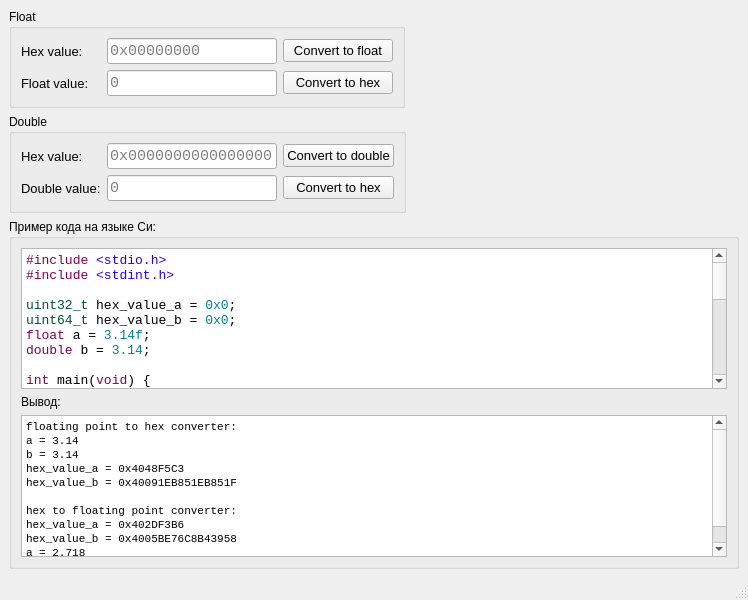
<?xml version="1.0" encoding="UTF-8"?>
<ui version="4.0">
 <class>hex_to_float_double</class>
 <widget class="QMainWindow" name="hex_to_float_double">
  <property name="geometry">
   <rect>
    <x>0</x>
    <y>0</y>
    <width>748</width>
    <height>600</height>
   </rect>
  </property>
  <property name="windowTitle">
   <string>HEX to Float/Double</string>
  </property>
  <property name="windowIcon">
   <iconset resource="../resources/images.qrc">
    <normaloff>:/app3.ico</normaloff>:/app3.ico</iconset>
  </property>
  <widget class="QWidget" name="centralwidget">
   <layout class="QVBoxLayout" name="verticalLayout_4">
    <item>
     <layout class="QHBoxLayout" name="horizontalLayout">
      <item>
       <widget class="QGroupBox" name="groupBox">
        <property name="title">
         <string>Float</string>
        </property>
        <layout class="QVBoxLayout" name="verticalLayout_2">
         <item>
          <layout class="QGridLayout" name="gridLayout">
           <item row="0" column="1">
            <widget class="QLineEdit" name="lineEdit_float_hex">
             <property name="sizePolicy">
              <sizepolicy hsizetype="Expanding" vsizetype="Fixed">
               <horstretch>0</horstretch>
               <verstretch>0</verstretch>
              </sizepolicy>
             </property>
             <property name="minimumSize">
              <size>
               <width>170</width>
               <height>0</height>
              </size>
             </property>
             <property name="maximumSize">
              <size>
               <width>500</width>
               <height>16777215</height>
              </size>
             </property>
             <property name="font">
              <font>
               <family>Consolas</family>
               <pointsize>11</pointsize>
              </font>
             </property>
             <property name="placeholderText">
              <string>0x00000000</string>
             </property>
            </widget>
           </item>
           <item row="1" column="1">
            <widget class="QLineEdit" name="lineEdit_float_value">
             <property name="sizePolicy">
              <sizepolicy hsizetype="Expanding" vsizetype="Fixed">
               <horstretch>0</horstretch>
               <verstretch>0</verstretch>
              </sizepolicy>
             </property>
             <property name="minimumSize">
              <size>
               <width>170</width>
               <height>0</height>
              </size>
             </property>
             <property name="maximumSize">
              <size>
               <width>500</width>
               <height>16777215</height>
              </size>
             </property>
             <property name="font">
              <font>
               <family>Consolas</family>
               <pointsize>11</pointsize>
              </font>
             </property>
             <property name="text">
              <string/>
             </property>
             <property name="placeholderText">
              <string>0</string>
             </property>
            </widget>
           </item>
           <item row="1" column="2">
            <widget class="QPushButton" name="pushButton_convert_to_hex_f">
             <property name="sizePolicy">
              <sizepolicy hsizetype="Expanding" vsizetype="Fixed">
               <horstretch>0</horstretch>
               <verstretch>0</verstretch>
              </sizepolicy>
             </property>
             <property name="minimumSize">
              <size>
               <width>110</width>
               <height>0</height>
              </size>
             </property>
             <property name="maximumSize">
              <size>
               <width>500</width>
               <height>16777215</height>
              </size>
             </property>
             <property name="font">
              <font>
               <pointsize>10</pointsize>
              </font>
             </property>
             <property name="text">
              <string>Convert to hex</string>
             </property>
            </widget>
           </item>
           <item row="0" column="0">
            <widget class="QLabel" name="label">
             <property name="sizePolicy">
              <sizepolicy hsizetype="Expanding" vsizetype="Preferred">
               <horstretch>0</horstretch>
               <verstretch>0</verstretch>
              </sizepolicy>
             </property>
             <property name="minimumSize">
              <size>
               <width>80</width>
               <height>0</height>
              </size>
             </property>
             <property name="maximumSize">
              <size>
               <width>100</width>
               <height>16777215</height>
              </size>
             </property>
             <property name="font">
              <font>
               <pointsize>10</pointsize>
              </font>
             </property>
             <property name="text">
              <string>Hex value:</string>
             </property>
            </widget>
           </item>
           <item row="1" column="0">
            <widget class="QLabel" name="label_2">
             <property name="sizePolicy">
              <sizepolicy hsizetype="Expanding" vsizetype="Preferred">
               <horstretch>0</horstretch>
               <verstretch>0</verstretch>
              </sizepolicy>
             </property>
             <property name="minimumSize">
              <size>
               <width>80</width>
               <height>0</height>
              </size>
             </property>
             <property name="maximumSize">
              <size>
               <width>100</width>
               <height>16777215</height>
              </size>
             </property>
             <property name="font">
              <font>
               <pointsize>10</pointsize>
              </font>
             </property>
             <property name="text">
              <string>Float value:</string>
             </property>
            </widget>
           </item>
           <item row="0" column="2">
            <widget class="QPushButton" name="pushButton_convert_to_float">
             <property name="sizePolicy">
              <sizepolicy hsizetype="Expanding" vsizetype="Fixed">
               <horstretch>0</horstretch>
               <verstretch>0</verstretch>
              </sizepolicy>
             </property>
             <property name="minimumSize">
              <size>
               <width>110</width>
               <height>0</height>
              </size>
             </property>
             <property name="maximumSize">
              <size>
               <width>500</width>
               <height>16777215</height>
              </size>
             </property>
             <property name="font">
              <font>
               <pointsize>10</pointsize>
              </font>
             </property>
             <property name="text">
              <string>Convert to float</string>
             </property>
            </widget>
           </item>
          </layout>
         </item>
        </layout>
       </widget>
      </item>
      <item>
       <spacer name="horizontalSpacer">
        <property name="orientation">
         <enum>Qt::Horizontal</enum>
        </property>
        <property name="sizeHint" stdset="0">
         <size>
          <width>40</width>
          <height>20</height>
         </size>
        </property>
       </spacer>
      </item>
     </layout>
    </item>
    <item>
     <layout class="QHBoxLayout" name="horizontalLayout_2">
      <item>
       <widget class="QGroupBox" name="groupBox_2">
        <property name="title">
         <string>Double</string>
        </property>
        <layout class="QVBoxLayout" name="verticalLayout">
         <item>
          <layout class="QGridLayout" name="gridLayout_2">
           <item row="0" column="1">
            <widget class="QLineEdit" name="lineEdit_Double_hex">
             <property name="sizePolicy">
              <sizepolicy hsizetype="Expanding" vsizetype="Fixed">
               <horstretch>0</horstretch>
               <verstretch>0</verstretch>
              </sizepolicy>
             </property>
             <property name="minimumSize">
              <size>
               <width>170</width>
               <height>0</height>
              </size>
             </property>
             <property name="maximumSize">
              <size>
               <width>500</width>
               <height>16777215</height>
              </size>
             </property>
             <property name="font">
              <font>
               <family>Consolas</family>
               <pointsize>11</pointsize>
              </font>
             </property>
             <property name="placeholderText">
              <string>0x0000000000000000</string>
             </property>
            </widget>
           </item>
           <item row="1" column="0">
            <widget class="QLabel" name="label_4">
             <property name="sizePolicy">
              <sizepolicy hsizetype="Expanding" vsizetype="Preferred">
               <horstretch>0</horstretch>
               <verstretch>0</verstretch>
              </sizepolicy>
             </property>
             <property name="minimumSize">
              <size>
               <width>80</width>
               <height>0</height>
              </size>
             </property>
             <property name="maximumSize">
              <size>
               <width>100</width>
               <height>16777215</height>
              </size>
             </property>
             <property name="font">
              <font>
               <pointsize>10</pointsize>
              </font>
             </property>
             <property name="text">
              <string>Double value:</string>
             </property>
            </widget>
           </item>
           <item row="1" column="2">
            <widget class="QPushButton" name="pushButton_Convert_to_hex_d">
             <property name="sizePolicy">
              <sizepolicy hsizetype="Expanding" vsizetype="Fixed">
               <horstretch>0</horstretch>
               <verstretch>0</verstretch>
              </sizepolicy>
             </property>
             <property name="minimumSize">
              <size>
               <width>110</width>
               <height>0</height>
              </size>
             </property>
             <property name="maximumSize">
              <size>
               <width>500</width>
               <height>16777215</height>
              </size>
             </property>
             <property name="font">
              <font>
               <pointsize>10</pointsize>
              </font>
             </property>
             <property name="text">
              <string>Convert to hex</string>
             </property>
            </widget>
           </item>
           <item row="0" column="0">
            <widget class="QLabel" name="label_3">
             <property name="sizePolicy">
              <sizepolicy hsizetype="Expanding" vsizetype="Preferred">
               <horstretch>0</horstretch>
               <verstretch>0</verstretch>
              </sizepolicy>
             </property>
             <property name="minimumSize">
              <size>
               <width>80</width>
               <height>0</height>
              </size>
             </property>
             <property name="maximumSize">
              <size>
               <width>100</width>
               <height>16777215</height>
              </size>
             </property>
             <property name="font">
              <font>
               <pointsize>10</pointsize>
              </font>
             </property>
             <property name="text">
              <string>Hex value:</string>
             </property>
            </widget>
           </item>
           <item row="1" column="1">
            <widget class="QLineEdit" name="lineEdit_Double_value">
             <property name="sizePolicy">
              <sizepolicy hsizetype="Expanding" vsizetype="Fixed">
               <horstretch>0</horstretch>
               <verstretch>0</verstretch>
              </sizepolicy>
             </property>
             <property name="minimumSize">
              <size>
               <width>170</width>
               <height>0</height>
              </size>
             </property>
             <property name="maximumSize">
              <size>
               <width>500</width>
               <height>16777215</height>
              </size>
             </property>
             <property name="font">
              <font>
               <family>Consolas</family>
               <pointsize>11</pointsize>
              </font>
             </property>
             <property name="text">
              <string/>
             </property>
             <property name="placeholderText">
              <string>0</string>
             </property>
            </widget>
           </item>
           <item row="0" column="2">
            <widget class="QPushButton" name="pushButton_convert_to_double">
             <property name="sizePolicy">
              <sizepolicy hsizetype="Expanding" vsizetype="Fixed">
               <horstretch>0</horstretch>
               <verstretch>0</verstretch>
              </sizepolicy>
             </property>
             <property name="minimumSize">
              <size>
               <width>110</width>
               <height>0</height>
              </size>
             </property>
             <property name="maximumSize">
              <size>
               <width>500</width>
               <height>16777215</height>
              </size>
             </property>
             <property name="font">
              <font>
               <pointsize>10</pointsize>
              </font>
             </property>
             <property name="text">
              <string>Convert to double</string>
             </property>
            </widget>
           </item>
          </layout>
         </item>
        </layout>
       </widget>
      </item>
      <item>
       <spacer name="horizontalSpacer_2">
        <property name="orientation">
         <enum>Qt::Horizontal</enum>
        </property>
        <property name="sizeHint" stdset="0">
         <size>
          <width>40</width>
          <height>20</height>
         </size>
        </property>
       </spacer>
      </item>
     </layout>
    </item>
    <item>
     <widget class="QGroupBox" name="groupBox_3">
      <property name="title">
       <string>Пример кода на языке Си:</string>
      </property>
      <layout class="QVBoxLayout" name="verticalLayout_3">
       <item>
        <widget class="QTextBrowser" name="textBrowser">
         <property name="font">
          <font>
           <family>Consolas</family>
           <pointsize>10</pointsize>
          </font>
         </property>
         <property name="html">
          <string>&lt;!DOCTYPE HTML PUBLIC &quot;-//W3C//DTD HTML 4.0//EN&quot; &quot;http://www.w3.org/TR/REC-html40/strict.dtd&quot;&gt;
&lt;html&gt;&lt;head&gt;&lt;meta name=&quot;qrichtext&quot; content=&quot;1&quot; /&gt;&lt;style type=&quot;text/css&quot;&gt;
p, li { white-space: pre-wrap; }
&lt;/style&gt;&lt;/head&gt;&lt;body style=&quot; font-family:'Consolas'; font-size:10pt; font-weight:400; font-style:normal;&quot;&gt;
&lt;p style=&quot; margin-top:0px; margin-bottom:0px; margin-left:0px; margin-right:0px; -qt-block-indent:0; text-indent:0px;&quot;&gt;&lt;span style=&quot; color:#7f0055;&quot;&gt;#include &lt;/span&gt;&lt;span style=&quot; color:#2800e6;&quot;&gt;&amp;lt;stdio.h&amp;gt;&lt;/span&gt;&lt;/p&gt;
&lt;p style=&quot; margin-top:0px; margin-bottom:0px; margin-left:0px; margin-right:0px; -qt-block-indent:0; text-indent:0px;&quot;&gt;&lt;span style=&quot; color:#7f0055;&quot;&gt;#include&lt;/span&gt;&lt;span style=&quot; color:#aa00ff;&quot;&gt; &lt;/span&gt;&lt;span style=&quot; color:#2800e6;&quot;&gt;&amp;lt;stdint.h&amp;gt;&lt;/span&gt;&lt;/p&gt;
&lt;p style=&quot; margin-top:0px; margin-bottom:0px; margin-left:0px; margin-right:0px; -qt-block-indent:0; text-indent:0px;&quot;&gt;&lt;span style=&quot; color:#aa00ff;&quot;&gt; &lt;/span&gt;&lt;/p&gt;
&lt;p style=&quot; margin-top:0px; margin-bottom:0px; margin-left:0px; margin-right:0px; -qt-block-indent:0; text-indent:0px;&quot;&gt;&lt;span style=&quot; color:#005032;&quot;&gt;uint32_t&lt;/span&gt;&lt;span style=&quot; color:#000000;&quot;&gt; hex_value_a = &lt;/span&gt;&lt;span style=&quot; color:#008092;&quot;&gt;0x0&lt;/span&gt;&lt;span style=&quot; color:#000000;&quot;&gt;;&lt;/span&gt;&lt;/p&gt;
&lt;p style=&quot; margin-top:0px; margin-bottom:0px; margin-left:0px; margin-right:0px; -qt-block-indent:0; text-indent:0px;&quot;&gt;&lt;span style=&quot; color:#005032;&quot;&gt;uint64_t&lt;/span&gt;&lt;span style=&quot; color:#000000;&quot;&gt; hex_value_b = &lt;/span&gt;&lt;span style=&quot; color:#008092;&quot;&gt;0x0&lt;/span&gt;&lt;span style=&quot; color:#000000;&quot;&gt;;&lt;/span&gt;&lt;/p&gt;
&lt;p style=&quot; margin-top:0px; margin-bottom:0px; margin-left:0px; margin-right:0px; -qt-block-indent:0; text-indent:0px;&quot;&gt;&lt;span style=&quot; color:#7f0055;&quot;&gt;float&lt;/span&gt;&lt;span style=&quot; color:#000000;&quot;&gt; a = &lt;/span&gt;&lt;span style=&quot; color:#008092;&quot;&gt;3.14f&lt;/span&gt;&lt;span style=&quot; color:#000000;&quot;&gt;;&lt;/span&gt;&lt;/p&gt;
&lt;p style=&quot; margin-top:0px; margin-bottom:0px; margin-left:0px; margin-right:0px; -qt-block-indent:0; text-indent:0px;&quot;&gt;&lt;span style=&quot; color:#7f0055;&quot;&gt;double&lt;/span&gt;&lt;span style=&quot; color:#000000;&quot;&gt; b = &lt;/span&gt;&lt;span style=&quot; color:#008092;&quot;&gt;3.14&lt;/span&gt;&lt;span style=&quot; color:#000000;&quot;&gt;;&lt;/span&gt;&lt;/p&gt;
&lt;p style=&quot;-qt-paragraph-type:empty; margin-top:0px; margin-bottom:0px; margin-left:0px; margin-right:0px; -qt-block-indent:0; text-indent:0px; color:#000000;&quot;&gt;&lt;br /&gt;&lt;/p&gt;
&lt;p style=&quot; margin-top:0px; margin-bottom:0px; margin-left:0px; margin-right:0px; -qt-block-indent:0; text-indent:0px;&quot;&gt;&lt;span style=&quot; color:#7f0055;&quot;&gt;int&lt;/span&gt;&lt;span style=&quot; color:#000000;&quot;&gt; main(&lt;/span&gt;&lt;span style=&quot; color:#7f0055;&quot;&gt;void&lt;/span&gt;&lt;span style=&quot; color:#000000;&quot;&gt;) {&lt;/span&gt;&lt;/p&gt;
&lt;p style=&quot; margin-top:0px; margin-bottom:0px; margin-left:0px; margin-right:0px; -qt-block-indent:0; text-indent:0px;&quot;&gt;&lt;span style=&quot; color:#000000;&quot;&gt;    printf(&lt;/span&gt;&lt;span style=&quot; color:#2800e6;&quot;&gt;&amp;quot;floating point to hex converter:\r\n&amp;quot;&lt;/span&gt;&lt;span style=&quot; color:#000000;&quot;&gt;);&lt;/span&gt;&lt;/p&gt;
&lt;p style=&quot; margin-top:0px; margin-bottom:0px; margin-left:0px; margin-right:0px; -qt-block-indent:0; text-indent:0px;&quot;&gt;&lt;span style=&quot; color:#000000;&quot;&gt;    printf(&lt;/span&gt;&lt;span style=&quot; color:#2800e6;&quot;&gt;&amp;quot;a = %.2f\r\n&amp;quot;&lt;/span&gt;&lt;span style=&quot; color:#000000;&quot;&gt;, a);&lt;/span&gt;&lt;/p&gt;
&lt;p style=&quot; margin-top:0px; margin-bottom:0px; margin-left:0px; margin-right:0px; -qt-block-indent:0; text-indent:0px;&quot;&gt;&lt;span style=&quot; color:#000000;&quot;&gt;    printf(&lt;/span&gt;&lt;span style=&quot; color:#2800e6;&quot;&gt;&amp;quot;b = %.2f\r\n&amp;quot;&lt;/span&gt;&lt;span style=&quot; color:#000000;&quot;&gt;, b);&lt;/span&gt;&lt;/p&gt;
&lt;p style=&quot; margin-top:0px; margin-bottom:0px; margin-left:0px; margin-right:0px; -qt-block-indent:0; text-indent:0px;&quot;&gt;&lt;span style=&quot; color:#000000;&quot;&gt;    hex_value_a = *((uint32_t*)&amp;amp;a);&lt;/span&gt;&lt;/p&gt;
&lt;p style=&quot; margin-top:0px; margin-bottom:0px; margin-left:0px; margin-right:0px; -qt-block-indent:0; text-indent:0px;&quot;&gt;&lt;span style=&quot; color:#000000;&quot;&gt;    hex_value_b = *((uint64_t*)&amp;amp;b);&lt;/span&gt;&lt;/p&gt;
&lt;p style=&quot; margin-top:0px; margin-bottom:0px; margin-left:0px; margin-right:0px; -qt-block-indent:0; text-indent:0px;&quot;&gt;&lt;span style=&quot; color:#000000;&quot;&gt;    printf(&lt;/span&gt;&lt;span style=&quot; color:#2800e6;&quot;&gt;&amp;quot;hex_value_a = 0x%X\r\n&amp;quot;&lt;/span&gt;&lt;span style=&quot; color:#000000;&quot;&gt;, hex_value_a);&lt;/span&gt;&lt;/p&gt;
&lt;p style=&quot; margin-top:0px; margin-bottom:0px; margin-left:0px; margin-right:0px; -qt-block-indent:0; text-indent:0px;&quot;&gt;&lt;span style=&quot; color:#000000;&quot;&gt;    printf(&lt;/span&gt;&lt;span style=&quot; color:#2800e6;&quot;&gt;&amp;quot;hex_value_b = 0x%lX\r\n&amp;quot;&lt;/span&gt;&lt;span style=&quot; color:#000000;&quot;&gt;, hex_value_b);&lt;/span&gt;&lt;/p&gt;
&lt;p style=&quot; margin-top:0px; margin-bottom:0px; margin-left:0px; margin-right:0px; -qt-block-indent:0; text-indent:0px;&quot;&gt;&lt;span style=&quot; color:#000000;&quot;&gt;    &lt;/span&gt;&lt;/p&gt;
&lt;p style=&quot; margin-top:0px; margin-bottom:0px; margin-left:0px; margin-right:0px; -qt-block-indent:0; text-indent:0px;&quot;&gt;&lt;span style=&quot; color:#000000;&quot;&gt;    printf(&lt;/span&gt;&lt;span style=&quot; color:#2800e6;&quot;&gt;&amp;quot;\r\nhex to floating point converter:\r\n&amp;quot;&lt;/span&gt;&lt;span style=&quot; color:#000000;&quot;&gt;);&lt;/span&gt;&lt;/p&gt;
&lt;p style=&quot; margin-top:0px; margin-bottom:0px; margin-left:0px; margin-right:0px; -qt-block-indent:0; text-indent:0px;&quot;&gt;&lt;span style=&quot; color:#000000;&quot;&gt;    hex_value_a = &lt;/span&gt;&lt;span style=&quot; color:#008092;&quot;&gt;0x402DF3B6&lt;/span&gt;&lt;span style=&quot; color:#000000;&quot;&gt;;&lt;/span&gt;&lt;/p&gt;
&lt;p style=&quot; margin-top:0px; margin-bottom:0px; margin-left:0px; margin-right:0px; -qt-block-indent:0; text-indent:0px;&quot;&gt;&lt;span style=&quot; color:#000000;&quot;&gt;    hex_value_b = &lt;/span&gt;&lt;span style=&quot; color:#008092;&quot;&gt;0x4005BE76C8B43958&lt;/span&gt;&lt;span style=&quot; color:#000000;&quot;&gt;;&lt;/span&gt;&lt;/p&gt;
&lt;p style=&quot; margin-top:0px; margin-bottom:0px; margin-left:0px; margin-right:0px; -qt-block-indent:0; text-indent:0px;&quot;&gt;&lt;span style=&quot; color:#000000;&quot;&gt;    printf(&lt;/span&gt;&lt;span style=&quot; color:#2800e6;&quot;&gt;&amp;quot;hex_value_a = 0x%X\r\n&amp;quot;&lt;/span&gt;&lt;span style=&quot; color:#000000;&quot;&gt;, hex_value_a);&lt;/span&gt;&lt;/p&gt;
&lt;p style=&quot; margin-top:0px; margin-bottom:0px; margin-left:0px; margin-right:0px; -qt-block-indent:0; text-indent:0px;&quot;&gt;&lt;span style=&quot; color:#000000;&quot;&gt;    printf(&lt;/span&gt;&lt;span style=&quot; color:#2800e6;&quot;&gt;&amp;quot;hex_value_b = 0x%lX\r\n&amp;quot;&lt;/span&gt;&lt;span style=&quot; color:#000000;&quot;&gt;, hex_value_b);&lt;/span&gt;&lt;/p&gt;
&lt;p style=&quot; margin-top:0px; margin-bottom:0px; margin-left:0px; margin-right:0px; -qt-block-indent:0; text-indent:0px;&quot;&gt;&lt;span style=&quot; color:#000000;&quot;&gt;    a = *((float*)&amp;amp;hex_value_a);&lt;/span&gt;&lt;/p&gt;
&lt;p style=&quot; margin-top:0px; margin-bottom:0px; margin-left:0px; margin-right:0px; -qt-block-indent:0; text-indent:0px;&quot;&gt;&lt;span style=&quot; color:#000000;&quot;&gt;    b = *((double*)&amp;amp;hex_value_b);&lt;/span&gt;&lt;/p&gt;
&lt;p style=&quot; margin-top:0px; margin-bottom:0px; margin-left:0px; margin-right:0px; -qt-block-indent:0; text-indent:0px;&quot;&gt;&lt;span style=&quot; color:#000000;&quot;&gt;    printf(&lt;/span&gt;&lt;span style=&quot; color:#2800e6;&quot;&gt;&amp;quot;a = %.3f\r\n&amp;quot;&lt;/span&gt;&lt;span style=&quot; color:#000000;&quot;&gt;, a);&lt;/span&gt;&lt;/p&gt;
&lt;p style=&quot; margin-top:0px; margin-bottom:0px; margin-left:0px; margin-right:0px; -qt-block-indent:0; text-indent:0px;&quot;&gt;&lt;span style=&quot; color:#000000;&quot;&gt;    printf(&lt;/span&gt;&lt;span style=&quot; color:#2800e6;&quot;&gt;&amp;quot;b = %.3f\r\n&amp;quot;&lt;/span&gt;&lt;span style=&quot; color:#000000;&quot;&gt;, b);&lt;/span&gt;&lt;/p&gt;
&lt;p style=&quot; margin-top:0px; margin-bottom:0px; margin-left:0px; margin-right:0px; -qt-block-indent:0; text-indent:0px;&quot;&gt;&lt;span style=&quot; color:#000000;&quot;&gt;}&lt;/span&gt;&lt;/p&gt;
&lt;p style=&quot;-qt-paragraph-type:empty; margin-top:0px; margin-bottom:0px; margin-left:0px; margin-right:0px; -qt-block-indent:0; text-indent:0px; color:#5500ff;&quot;&gt;&lt;br /&gt;&lt;/p&gt;&lt;/body&gt;&lt;/html&gt;</string>
         </property>
        </widget>
       </item>
       <item>
        <widget class="QLabel" name="label_10">
         <property name="text">
          <string>Вывод:</string>
         </property>
        </widget>
       </item>
       <item>
        <widget class="QTextBrowser" name="textBrowser_2">
         <property name="sizePolicy">
          <sizepolicy hsizetype="Expanding" vsizetype="Maximum">
           <horstretch>0</horstretch>
           <verstretch>0</verstretch>
          </sizepolicy>
         </property>
         <property name="maximumSize">
          <size>
           <width>16777215</width>
           <height>200</height>
          </size>
         </property>
         <property name="font">
          <font>
           <family>Consolas</family>
           <pointsize>11</pointsize>
          </font>
         </property>
         <property name="html">
          <string>&lt;!DOCTYPE HTML PUBLIC &quot;-//W3C//DTD HTML 4.0//EN&quot; &quot;http://www.w3.org/TR/REC-html40/strict.dtd&quot;&gt;
&lt;html&gt;&lt;head&gt;&lt;meta name=&quot;qrichtext&quot; content=&quot;1&quot; /&gt;&lt;style type=&quot;text/css&quot;&gt;
p, li { white-space: pre-wrap; }
&lt;/style&gt;&lt;/head&gt;&lt;body style=&quot; font-family:'Consolas'; font-size:11pt; font-weight:400; font-style:normal;&quot;&gt;
&lt;p style=&quot; margin-top:0px; margin-bottom:0px; margin-left:0px; margin-right:0px; -qt-block-indent:0; text-indent:0px;&quot;&gt;&lt;span style=&quot; font-family:'MS Shell Dlg 2'; font-size:8.25pt;&quot;&gt;floating point to hex converter:&lt;/span&gt;&lt;/p&gt;
&lt;p style=&quot; margin-top:0px; margin-bottom:0px; margin-left:0px; margin-right:0px; -qt-block-indent:0; text-indent:0px;&quot;&gt;&lt;span style=&quot; font-family:'MS Shell Dlg 2'; font-size:8.25pt;&quot;&gt;a = 3.14&lt;/span&gt;&lt;/p&gt;
&lt;p style=&quot; margin-top:0px; margin-bottom:0px; margin-left:0px; margin-right:0px; -qt-block-indent:0; text-indent:0px;&quot;&gt;&lt;span style=&quot; font-family:'MS Shell Dlg 2'; font-size:8.25pt;&quot;&gt;b = 3.14&lt;/span&gt;&lt;/p&gt;
&lt;p style=&quot; margin-top:0px; margin-bottom:0px; margin-left:0px; margin-right:0px; -qt-block-indent:0; text-indent:0px;&quot;&gt;&lt;span style=&quot; font-family:'MS Shell Dlg 2'; font-size:8.25pt;&quot;&gt;hex_value_a = 0x4048F5C3&lt;/span&gt;&lt;/p&gt;
&lt;p style=&quot; margin-top:0px; margin-bottom:0px; margin-left:0px; margin-right:0px; -qt-block-indent:0; text-indent:0px;&quot;&gt;&lt;span style=&quot; font-family:'MS Shell Dlg 2'; font-size:8.25pt;&quot;&gt;hex_value_b = 0x40091EB851EB851F&lt;/span&gt;&lt;/p&gt;
&lt;p style=&quot;-qt-paragraph-type:empty; margin-top:0px; margin-bottom:0px; margin-left:0px; margin-right:0px; -qt-block-indent:0; text-indent:0px; font-family:'MS Shell Dlg 2'; font-size:8.25pt;&quot;&gt;&lt;br /&gt;&lt;/p&gt;
&lt;p style=&quot; margin-top:0px; margin-bottom:0px; margin-left:0px; margin-right:0px; -qt-block-indent:0; text-indent:0px;&quot;&gt;&lt;span style=&quot; font-family:'MS Shell Dlg 2'; font-size:8.25pt;&quot;&gt;hex to floating point converter:&lt;/span&gt;&lt;/p&gt;
&lt;p style=&quot; margin-top:0px; margin-bottom:0px; margin-left:0px; margin-right:0px; -qt-block-indent:0; text-indent:0px;&quot;&gt;&lt;span style=&quot; font-family:'MS Shell Dlg 2'; font-size:8.25pt;&quot;&gt;hex_value_a = 0x402DF3B6&lt;/span&gt;&lt;/p&gt;
&lt;p style=&quot; margin-top:0px; margin-bottom:0px; margin-left:0px; margin-right:0px; -qt-block-indent:0; text-indent:0px;&quot;&gt;&lt;span style=&quot; font-family:'MS Shell Dlg 2'; font-size:8.25pt;&quot;&gt;hex_value_b = 0x4005BE76C8B43958&lt;/span&gt;&lt;/p&gt;
&lt;p style=&quot; margin-top:0px; margin-bottom:0px; margin-left:0px; margin-right:0px; -qt-block-indent:0; text-indent:0px;&quot;&gt;&lt;span style=&quot; font-family:'MS Shell Dlg 2'; font-size:8.25pt;&quot;&gt;a = 2.718&lt;/span&gt;&lt;/p&gt;
&lt;p style=&quot; margin-top:0px; margin-bottom:0px; margin-left:0px; margin-right:0px; -qt-block-indent:0; text-indent:0px;&quot;&gt;&lt;span style=&quot; font-family:'MS Shell Dlg 2'; font-size:8.25pt;&quot;&gt;b = 2.718 &lt;/span&gt;&lt;/p&gt;&lt;/body&gt;&lt;/html&gt;</string>
         </property>
        </widget>
       </item>
      </layout>
     </widget>
    </item>
   </layout>
  </widget>
  <widget class="QMenuBar" name="menubar">
   <property name="geometry">
    <rect>
     <x>0</x>
     <y>0</y>
     <width>748</width>
     <height>21</height>
    </rect>
   </property>
  </widget>
  <widget class="QStatusBar" name="statusbar"/>
 </widget>
 <resources>
  <include location="../resources/images.qrc"/>
 </resources>
 <connections/>
</ui>
